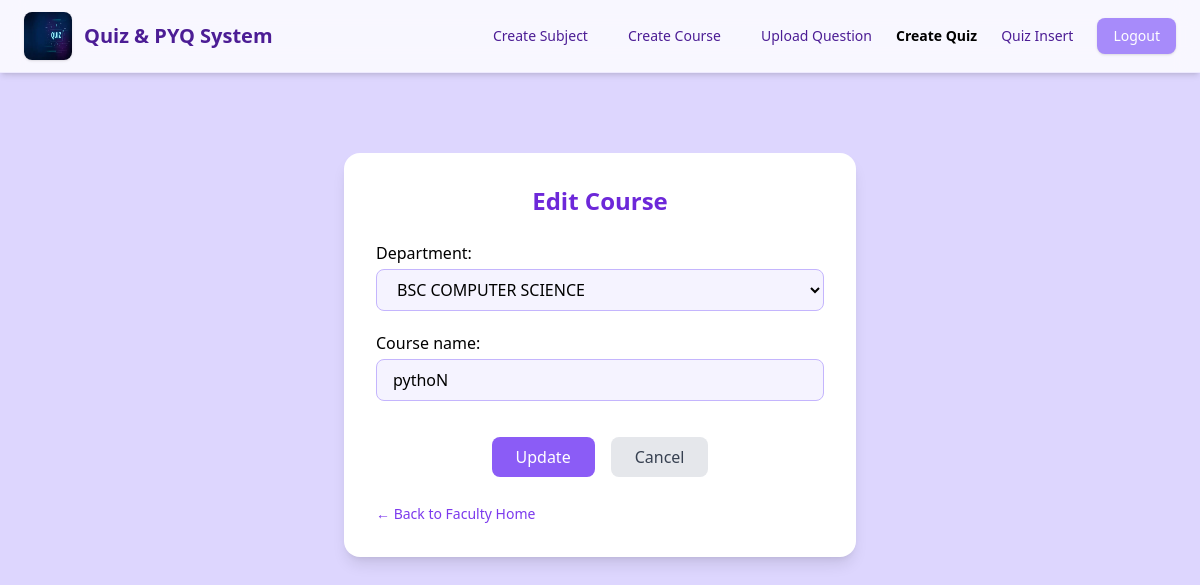
Before: /course/edit/1/ with the older database file.
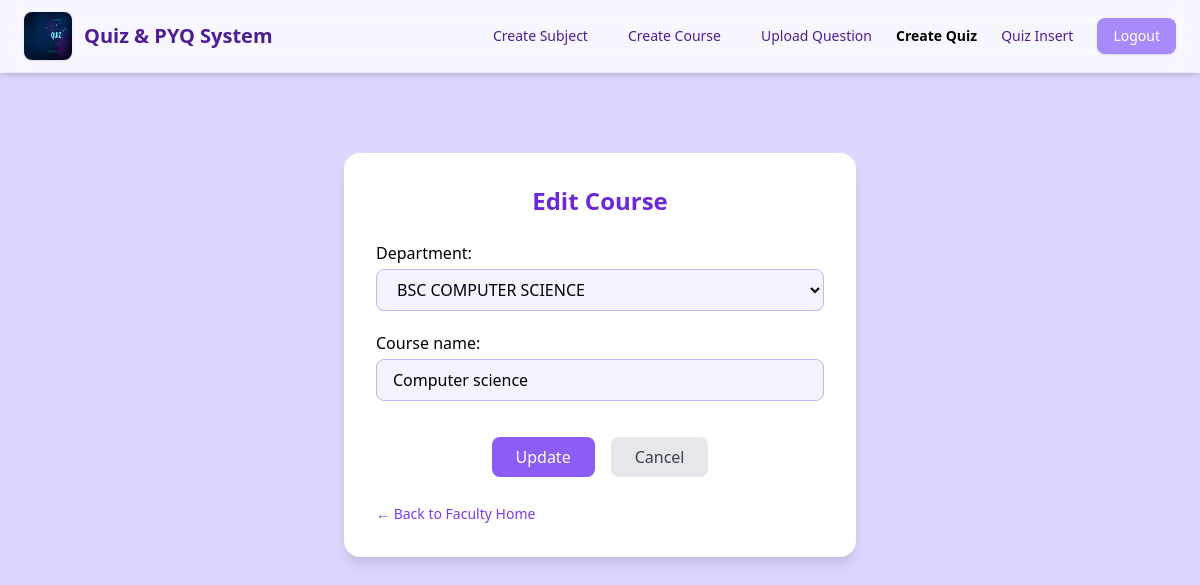
After: the same page with the newer database file.
### Common/models.py (models this page shows, shortened)
class Course(models.Model):
    department = models.ForeignKey(
        Department,
        on_delete=models.CASCADE,
        related_name="COURSES"
    )
    course_name = models.CharField(max_length=30, unique=True)

### Faculty/views.py (the view)
# urls.py: path('course/edit/<int:id>/', views.course_edit, name='course_edit'),
def course_edit(request, id):
    course = get_object_or_404(Course, id=id)
    if request.method == 'POST':
        form = CourseForm(request.POST, instance=course)
        if form.is_valid():
            form.save()
            return redirect('cource_list')
    else:
        form = CourseForm(instance=course)
    return render(request, 'faculty/course_edit.html', {
        'form': form,
        'course': course
    })

### Common/forms.py
class CourseForm(forms.ModelForm):
    class Meta:
        model = Course
        fields = "__all__"
        error_messages = {
            'course_name': {
                'unique': "This course already exists!"
            }
        }

### Common/models.py (called while the page is built)
    def __str__(self):
        return self.department_name

### Faculty/Templates/faculty/course_edit.html (shortened to what this page needs)
{% load widget_tweaks %}
{% load static %}
<!DOCTYPE html>
<html lang="en">
<head>
    <script src="https://cdn.tailwindcss.com"></script>
</head>
<body class="bg-violet-200 min-h-screen">
    {% include 'fheader.html' %}
    <div class="flex items-center justify-center py-20 px-4">
        <div class="w-full max-w-lg bg-white rounded-2xl shadow-lg p-8">
            <h2 class="text-2xl font-semibold text-center text-violet-700 mb-6">
                Edit Course
            </h2>
            <form method="POST" class="space-y-5">
                <div>
                    {{ form.department.label_tag }}
                    {{ form.department|add_class:"w-full mt-1 px-4 py-2 rounded-lg border border-violet-300 bg-violet-50 focus:ring-2 focus:ring-violet-400" }}
                </div>
                <div>
                    {{ form.course_name.label_tag }}
                    {{ form.course_name|add_class:"w-full mt-1 px-4 py-2 rounded-lg border border-violet-300 bg-violet-50 focus:ring-2 focus:ring-violet-400" }}
                </div>
                <div class="flex justify-center gap-4 pt-4">
                    <button type="submit"
                            class="px-6 py-2 rounded-lg bg-violet-500 text-white hover:bg-violet-600 transition">
                        Update
                    </button>
                    <a href="{% url 'cource_list' %}"
                       class="px-6 py-2 rounded-lg bg-gray-200 text-gray-700 hover:bg-gray-300 transition">
                        Cancel
                    </a>
                </div>
            </form>
            <div class="mt-6 text-left">
                <a href="{% url 'faculty_home' %}"
                   class="text-violet-600 hover:underline text-sm font-medium">
                    ← Back to Faculty Home
                </a>
            </div>
        </div>
    </div>
</body>
</html>

Changed rows visible on the page:
changed Course "BSC COMPUTER SCIENCE": course_name "pythoN" → "Computer science"
